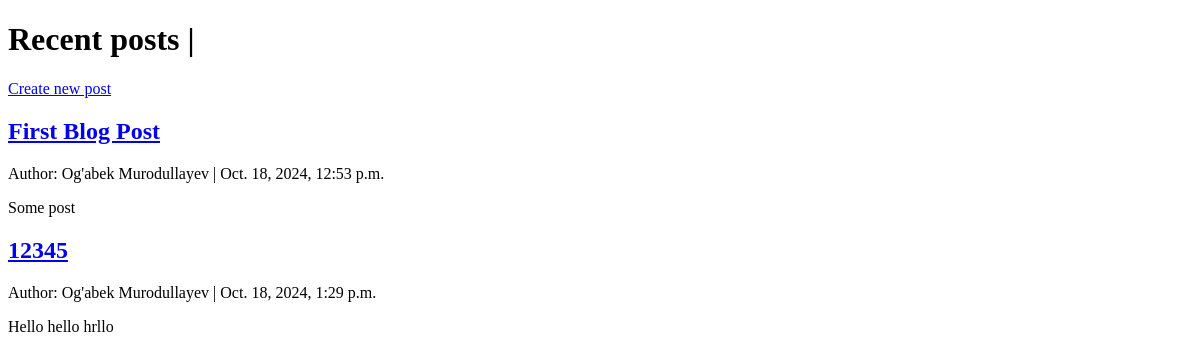
Page /posts/list/ on the earlier database version.
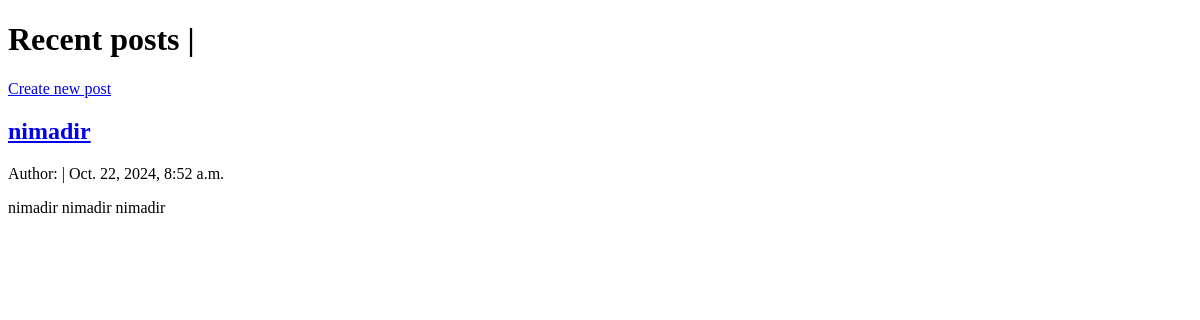
Same page on the later database version.
### posts/models.py (models this page shows, shortened)
class Post(models.Model):
    title = models.CharField(max_length=150)
    author = models.ForeignKey(CustomUser, on_delete=models.CASCADE)
    body = models.TextField()
    image = models.ImageField(upload_to='posts/', null=True, blank=True)
    tags = TaggableManager()
    category = models.ForeignKey(Category, on_delete=models.CASCADE)
    created_at = models.DateTimeField(default=timezone.now)
    STATUS_CHOICES = [
        ('draft', 'Draft'),
        ('pending', 'Pending Confirmation'),
        ('published', 'Published')
    ]
    status = models.CharField(max_length=20, choices=STATUS_CHOICES, default='draft')

### users/models.py (models this page shows)
class CustomUser(AbstractUser):
    email = models.EmailField()
    profile_pic = models.ImageField(upload_to='profile_pics/', default='default_profile.jpg')
    def __str__(self):
        return f"{self.first_name} {self.last_name}"

### posts/views.py (the view)
# urls.py: path('list/', PostListView.as_view(), name='posts'),
class PostListView(View):
    def get(self, request):
        posts = Post.objects.filter(status='published')
        return render(request, 'posts/list.html', {"posts": posts})

### templates/posts/list.html (shortened to what this page needs)
<!DOCTYPE html>
<html lang="en">
<head>
</head>
<body>
    <h1>Recent posts | </h1><a href="{% url 'add-post' %}">Create new post</a>
    {% for post in posts %}
        <h2><a href="{% url 'detail' post.id %}">{{ post.title }}</a></h2>
        <p>Author: {{ post.author }} | <span>{{ post.created_at }}</span></p>
        <p>{{ post.body | truncatewords:30 }}</p>
    {% endfor %}
</body>
</html>

Differences in the rows shown:
removed Post: title "First Blog Post", author "Og'abek Murodullayev", created_at "Oct. 18, 2024, 12:53 p.m.", body "Some post"
removed Post: title "12345", author "Og'abek Murodullayev", created_at "Oct. 18, 2024, 1:29 p.m.", body "Hello hello hrllo"
added Post: title "nimadir", created_at "Oct. 22, 2024, 8:52 a.m.", body "nimadir nimadir nimadir"
